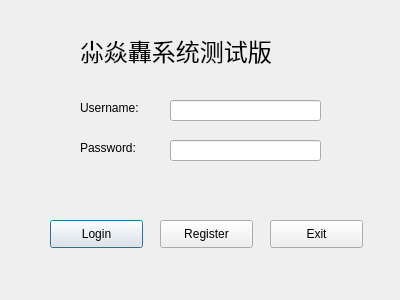
<?xml version="1.0" encoding="UTF-8"?>
<ui version="4.0">
 <class>LoginDialog</class>
 <widget class="QDialog" name="LoginDialog">
  <property name="geometry">
   <rect>
    <x>0</x>
    <y>0</y>
    <width>400</width>
    <height>300</height>
   </rect>
  </property>
  <property name="windowTitle">
   <string>Login</string>
  </property>
  <widget class="QLabel" name="label">
   <property name="geometry">
    <rect>
     <x>80</x>
     <y>100</y>
     <width>91</width>
     <height>16</height>
    </rect>
   </property>
   <property name="text">
    <string>Username:</string>
   </property>
  </widget>
  <widget class="QLabel" name="label_2">
   <property name="geometry">
    <rect>
     <x>80</x>
     <y>140</y>
     <width>91</width>
     <height>16</height>
    </rect>
   </property>
   <property name="text">
    <string>Password:</string>
   </property>
  </widget>
  <widget class="QLineEdit" name="userLineEdit">
   <property name="geometry">
    <rect>
     <x>170</x>
     <y>100</y>
     <width>151</width>
     <height>21</height>
    </rect>
   </property>
   <property name="placeholderText">
    <string/>
   </property>
  </widget>
  <widget class="QLineEdit" name="pwdLineEdit">
   <property name="geometry">
    <rect>
     <x>170</x>
     <y>140</y>
     <width>151</width>
     <height>21</height>
    </rect>
   </property>
   <property name="echoMode">
    <enum>QLineEdit::Password</enum>
   </property>
   <property name="placeholderText">
    <string/>
   </property>
   <property name="clearButtonEnabled">
    <bool>false</bool>
   </property>
  </widget>
  <widget class="QPushButton" name="loginBtn">
   <property name="geometry">
    <rect>
     <x>50</x>
     <y>220</y>
     <width>93</width>
     <height>28</height>
    </rect>
   </property>
   <property name="text">
    <string>Login</string>
   </property>
  </widget>
  <widget class="QPushButton" name="exitBtn">
   <property name="geometry">
    <rect>
     <x>270</x>
     <y>220</y>
     <width>93</width>
     <height>28</height>
    </rect>
   </property>
   <property name="text">
    <string>Exit</string>
   </property>
  </widget>
  <widget class="QLabel" name="label_3">
   <property name="geometry">
    <rect>
     <x>80</x>
     <y>30</y>
     <width>251</width>
     <height>41</height>
    </rect>
   </property>
   <property name="font">
    <font>
     <family>等线</family>
     <pointsize>18</pointsize>
    </font>
   </property>
   <property name="text">
    <string>尛焱轟系统测试版</string>
   </property>
  </widget>
  <widget class="QPushButton" name="regBtn">
   <property name="geometry">
    <rect>
     <x>160</x>
     <y>220</y>
     <width>93</width>
     <height>28</height>
    </rect>
   </property>
   <property name="text">
    <string>Register</string>
   </property>
  </widget>
 </widget>
 <tabstops>
  <tabstop>userLineEdit</tabstop>
  <tabstop>pwdLineEdit</tabstop>
  <tabstop>loginBtn</tabstop>
  <tabstop>regBtn</tabstop>
  <tabstop>exitBtn</tabstop>
 </tabstops>
 <resources/>
 <connections>
  <connection>
   <sender>exitBtn</sender>
   <signal>clicked()</signal>
   <receiver>LoginDialog</receiver>
   <slot>close()</slot>
   <hints>
    <hint type="sourcelabel">
     <x>276</x>
     <y>203</y>
    </hint>
    <hint type="destinationlabel">
     <x>199</x>
     <y>149</y>
    </hint>
   </hints>
  </connection>
 </connections>
</ui>
